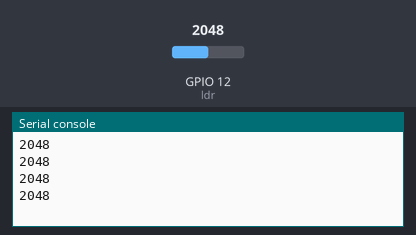
Recording of a program running on a simulated ESP32 board running MicroPython. Parts: the last lines printed to the serial console. Inputs (shaded band) come from the test bench; at power-on: GPIO 12 (ldr) = 2048 (analog values on the 0–4095 scale).

Above: at 1.2 s.
1.3 s: GPIO 12 (ldr) set to 2866
At 1.71 s:
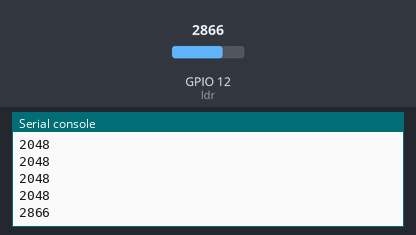
2.8 s: GPIO 12 (ldr) set to 3603
At 2.91 s:
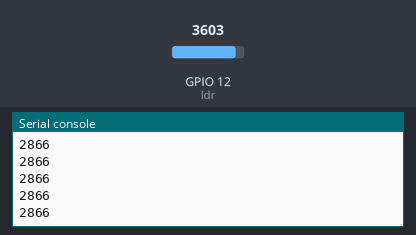
Timing chart, 0 to 5.8 s (numbered marks = the images above; inputs shaded):
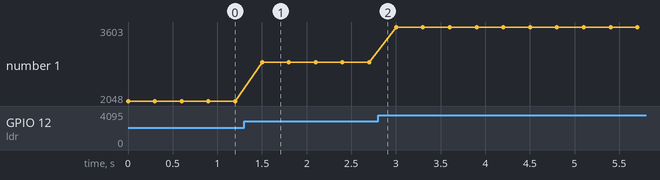

Measured:
- after the input at 1.3 s, the serial console: prints a new line after 0.20 s (image 1)
- plotted number 1: 2048 → 2866 after the input at 1.3 s, 2866 → 3603 after the input at 2.8 s

The program:

teste.py
```python
# Teste com a placa NodeMCU ESP32
#Fonte:  https://RandomNerdTutorials.com


from machine import Pin, ADC
import time

ldr = ADC(Pin(12))

ldr.atten(ADC.ATTN_11DB)

for i in range(50):
    ldr_value = ldr.read()
    print(ldr_value)
    time.sleep_ms(300)
```
